Frame 1 (no input): blank canvas, image omitted
Frame 60 (the mouse pressed at the canvas centre just before this capture): blank canvas, image omitted
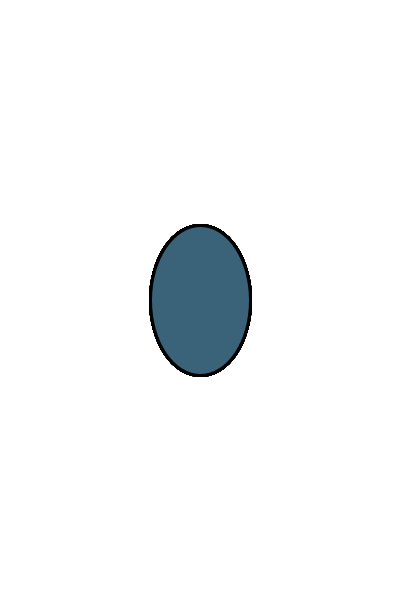
Frame 120 (the mouse held since frame 60 and released just before this capture)

The Processing sketch whose frames 1 and 60 were blank and that drew this single picture after the mouse press (run headless with seeded random() and noise(); from frame 60 on, the mouse is pressed at the canvas centre):

// Processing sketch: processing_98506
// ── processing_98506.pde

void setup()
{
    size(400, 600);
    background(255, 255, 255);
    smooth();
    frameRate(60);

}

void draw()
{
    strokeWeight(3);
    fill( random(255), random(255), random(255) );
    ellipse(mouseX, mouseY,  mouseX/2, mouseY/2 );
}
